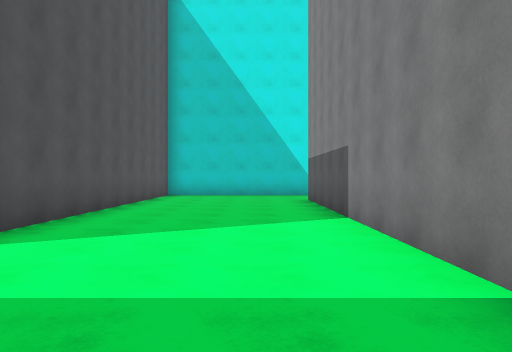
View 1 (above)

23 first-person views from a walk through a scene from a Unity 3-D project. The camera is 1.4 m above the floor, looks level and sees 70° across. The floor is counted in squares, 2 m on a side. Each view is taken from the middle of a square. On the plan, view 1 faces up. The plan holds only what a view shows up to about 11 squares ahead; the rest is blank. The place goes on beyond the plan. The player is left out.

View 2
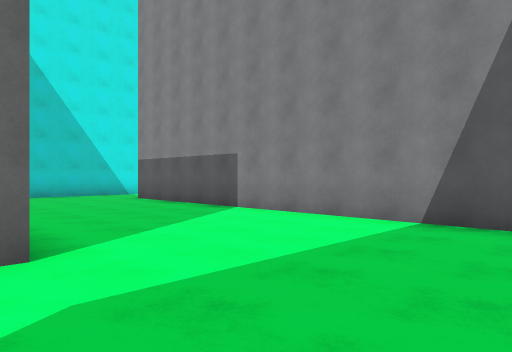

View 3
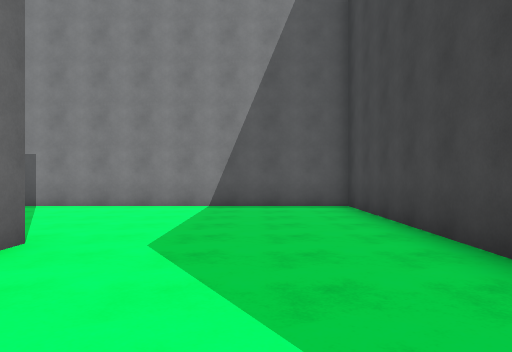

View 4
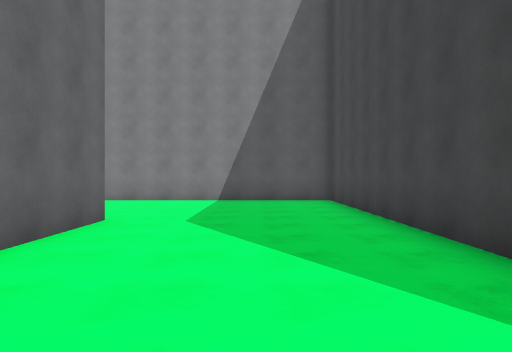

View 5
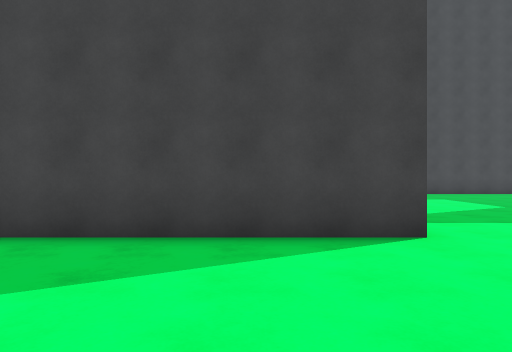

View 6
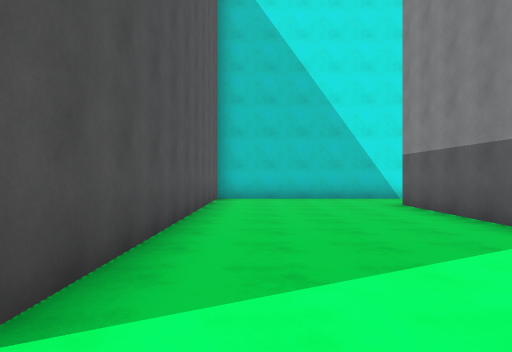

View 7
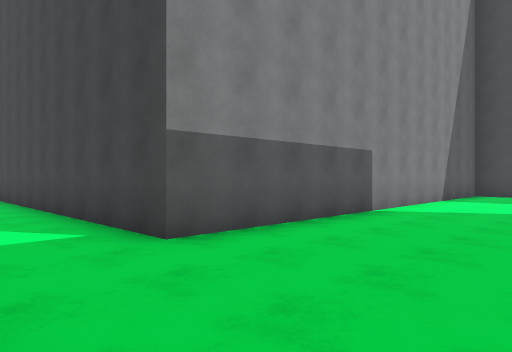

View 8
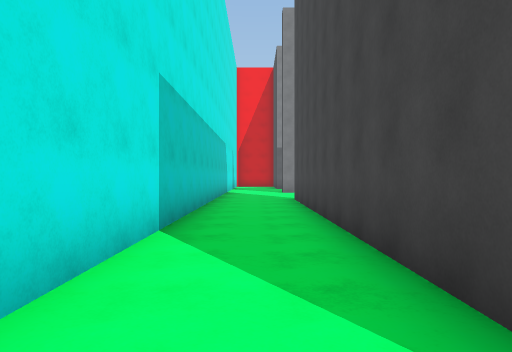

View 9
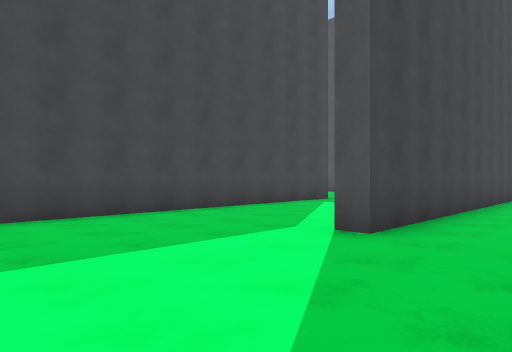

View 10
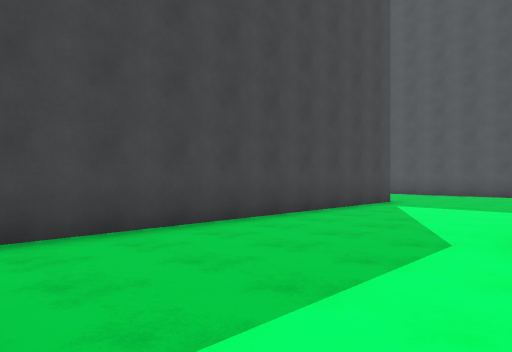

View 11
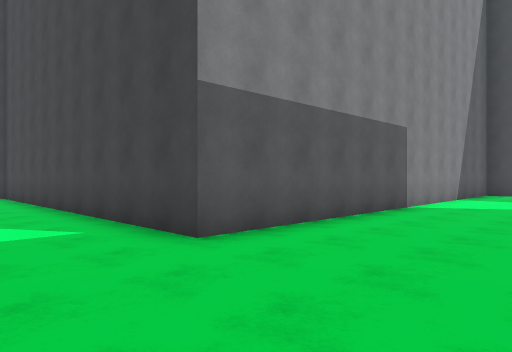

View 12
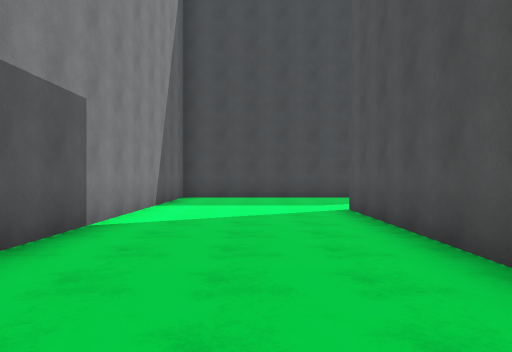

View 13
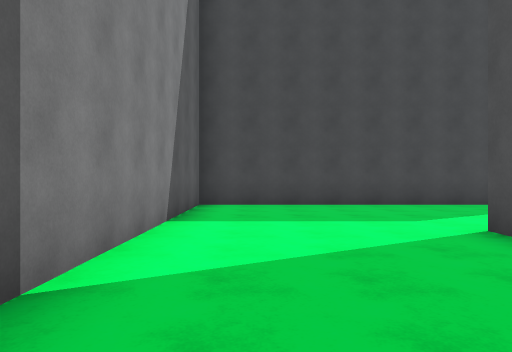

View 14
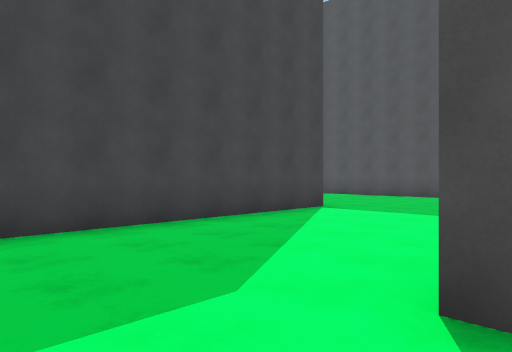

View 15
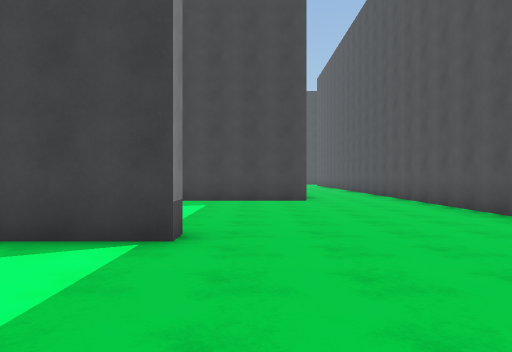

View 16
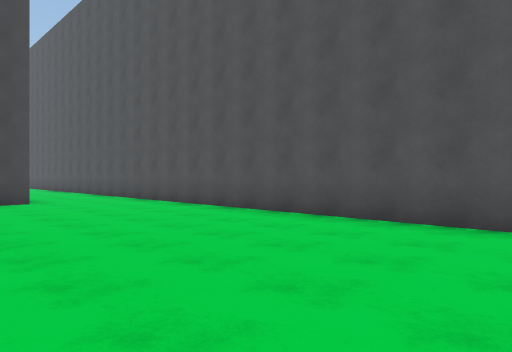

View 17
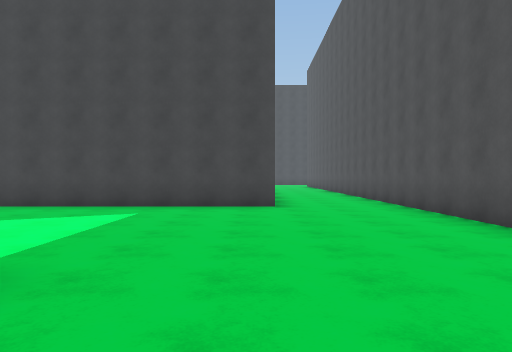

View 18
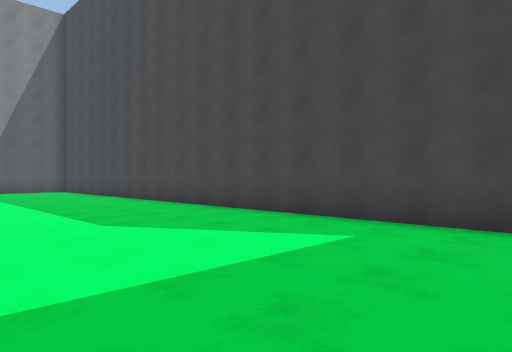

View 19
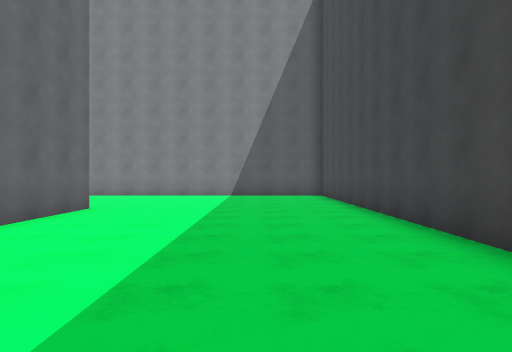

View 20
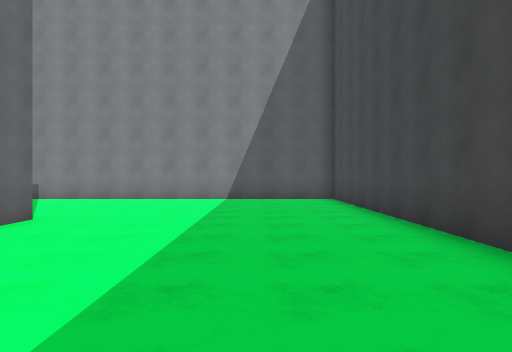

View 21
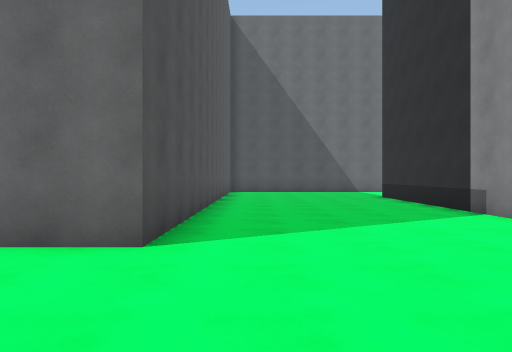

View 22
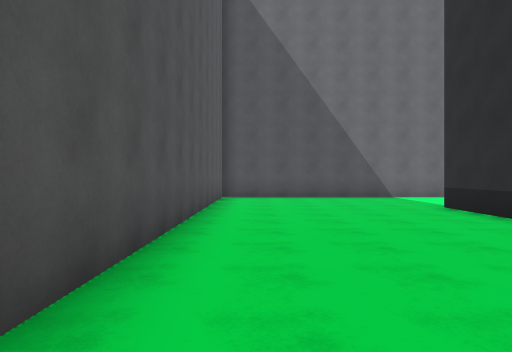

View 23
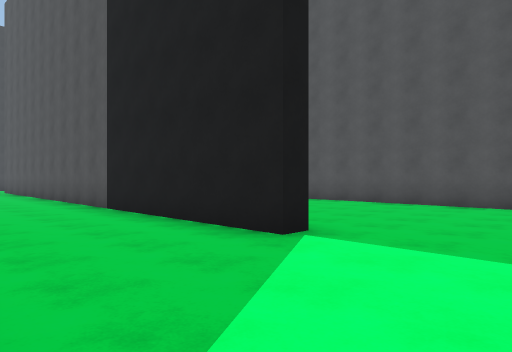

### Floor plan
Key: @ floor where view 1 was taken; # wall or solid block; . floor; / step, stairs or slope.
Columns run from 9 left of view 1 to 16 right of it. Each row starts with its distance up from view 1.
 13       ////////////////// /
 12       ...................
 11       ......#########.....
 10       .....##    .........
  9       .....#..............
  8       .....#..............
  7       .....#..............
  6       .....#....##########
  5       .....#....#....... .
  4       .....#....#........
  3   .........#....#.........
  2  ..........#....#..../#...
  1 ...........#....#....//..
  0 .........@.#....#....//..
 -1 .###########....#....//..
 -2 ## ....  .......#....//..
 -3 #...............#....//..
 -4 #...............#....//.
 -5 #...............#....//.
 -6 #.....###########....//.
 -7 #.......    .........//.
 -8 #....................//.
 -9 #..................../
-10 #..................../
-11 #..................../
-12 #....#################
-13 #...##
-14 #...
-15 #...

Where each view was taken, in squares from view 1:
view 1: 0 up, 0 right, facing up
view 2: 0 up, 4 left, facing up-right
view 3: 1 up, 7 left, facing right
view 4: 1 up, 9 left, facing right
view 5: 3 up, 7 left, facing down
view 6: 2 up, 2 left, facing up
view 7: 13 up, 2 left, facing down-right
view 8: 12 up, 1 right, facing right
view 9: 13 up, 16 right, facing down-left
view 10: 11 up, 16 right, facing down-left
view 11: 9 up, 3 right, facing down-right
view 12: 6 up, 4 right, facing down
view 13: 3 up, 5 right, facing down
view 14: 1 down, 4 right, facing down-left
view 15: 2 down, 4 left, facing down
view 16: 2 down, 3 left, facing down-left
view 17: 4 down, 5 left, facing down
view 18: 7 down, 5 left, facing down-right
view 19: 10 down, 1 left, facing right
view 20: 10 down, 1 right, facing right
view 21: 10 down, 8 right, facing up
view 22: 6 down, 8 right, facing up
view 23: 5 up, 16 right, facing down-left
